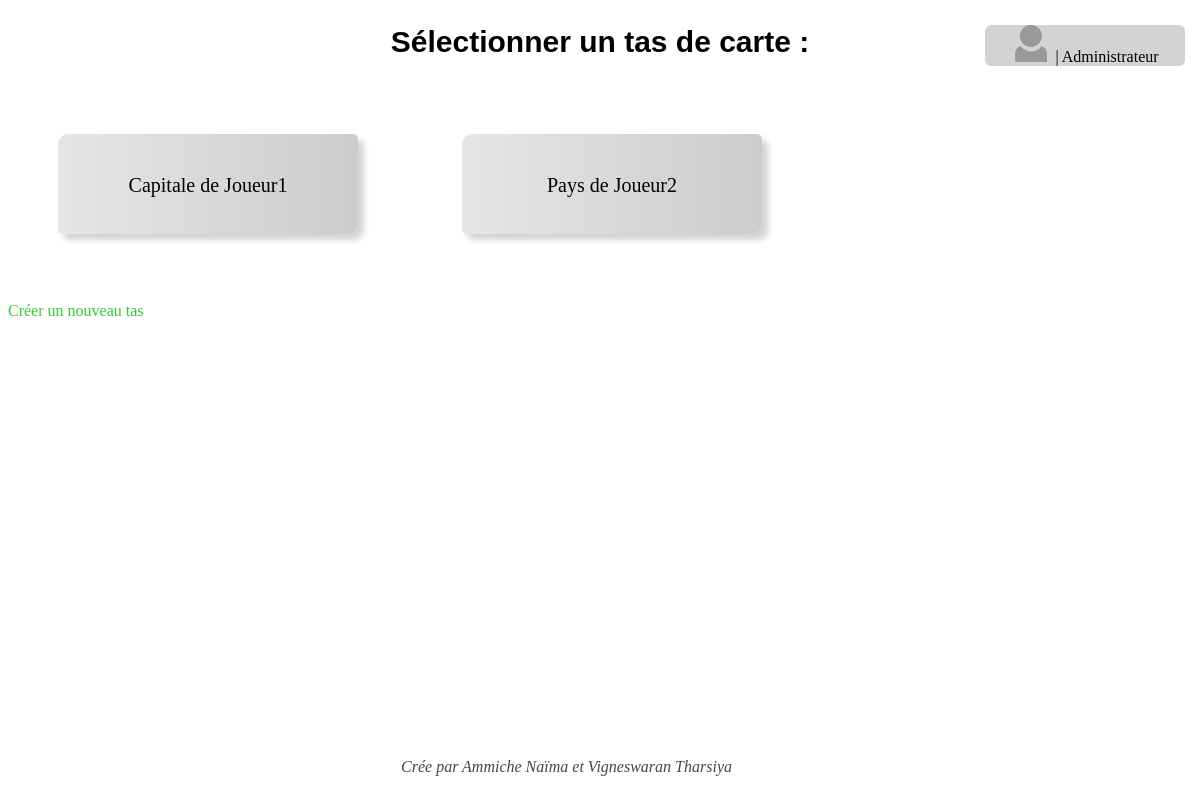
The page /src/php/pageTas.php?id=1&idUnite=1 (signed in) on the database its author committed.
### tables this page shows
CREATE TABLE `users` (
  `id` int(11) NOT NULL,
  `pseudo` varchar(255) NOT NULL,
  `email` text NOT NULL,
  `password` text NOT NULL,
  `photo` varchar(255) NOT NULL
);

CREATE TABLE `deck` (
  `idTas` int(11) NOT NULL,
  `idUnite` int(11) NOT NULL,
  `titre` varchar(255) NOT NULL,
  `createur` text NOT NULL
);

### src/php/pageTas.php (the view, shortened to what this page needs)
<?php
include 'accueil.php';
	$reqtas = $bdd->prepare('SELECT * FROM deck WHERE idUnite = ?');
	$reqtas->execute(array($_GET['idUnite']));
?>
<!DOCTYPE html>
<html>
<head>
	<link rel="stylesheet" href="../css/pageTas.css" />
</head>
<body>
	<h2>Sélectionner un tas de carte :</h2>
	<?php
		while ($affiche = $reqtas->fetch()){
			$reqidt = $bdd->prepare("SELECT * FROM deck WHERE titre = ? AND idUnite = ?");
			$reqidt->execute(array($affiche['titre'],$_GET['idUnite']));
			$val = $reqidt->fetch();
	?>
	<div id="cartes">
			<a style="text-decoration:none" href="pageCarte.php?id=<?= $_SESSION['id']; ?>&idUnite=<?= $_GET['idUnite']; ?>&idTas=<?= $val['idTas'];?>"> <?= $val['titre'] ?> de <?= $val['createur']?></a>
		</div>
	<?php  }
	?>
	<br><br>
	<div id="newtas">
		<a style="text-decoration:none" href="tas.php?id=<?= $_SESSION['id']; ?>&idUnite=<?= $_GET['idUnite']; ?>">Créer un nouveau tas </a>
	</div>
</body>
</html>

### src/php/accueil.php (shortened to what this page needs)
<?php
require_once('database.php');
$photo= $bdd->prepare("SELECT * FROM users WHERE id= ?");
$photo->execute(array($_SESSION['id']));
$AffichePhoto = $photo->fetch();
$admin= $bdd->prepare("SELECT * FROM users WHERE pseudo= ?");
$admin->execute(array($AffichePhoto['pseudo']));
?>
<!DOCTYPE html>
<html>
<head>
	<link rel="stylesheet" type="text/css" href="../css/accueil.css">
</head>
<body>
	<nav>
	<ul  class="niveau1" >
		<li>
			<span>
			<img src="membres/photoProfil/<?= $AffichePhoto['photo'] ?>" width="40"/>
			</span>
			| <?= $AffichePhoto['pseudo'] ?>
			<ul>
				<li><a href="pageUnite.php?id=<?= $_SESSION['id'] ?>">Jouer</li>
			</ul>
		</li>
	</ul>
	</nav>
	<footer>Crée par Ammiche Naïma et Vigneswaran Tharsiya</footer>
</body>
</html>

### src/css/accueil.css (style rules this page uses)
footer { position: fixed; bottom: 3%; right: 39%; color: #424A3F; font-style: italic; font-size: 16px; }
nav ul { position: absolute; right: 15px; }
.niveau1, .niveau1 ul { padding:0; margin:0; list-style:none; text-align: center; width: 200px; }
.niveau1 li { background-color: lightgrey; border-radius: 6px; margin-bottom:2px; }
.niveau1 a { display:block; text-decoration: none; color: black; padding: 8px 0; font-size:1.2em }
.niveau1 ul { padding:0; margin:0; list-style:none; text-align: center; }
.niveau1 li li { max-height:0; overflow: hidden; transition: all .5s; border-radius:0; background: lightgrey; box-shadow: none; border:none; margin:0 }
.niveau1 ul li a, .niveau1 li:hover li a { font-size:1em }

### src/css/pageTas.css (style rules this page uses)
body { background-color: white; }
h2 { color: black; text-align: center; font-size: 30px; font-family: "Comic Sans MS", cursive, sans-serif; }
#cartes { display: inline-block; text-decoration-color: black; font-size: 20px; text-align: center; background: linear-gradient(to right, #e6e6e6, #cccccc); box-shadow: 6px 6px 6px lightgrey; border-radius: 10px 5px 10px 5px; padding: 40px; width: 300px; height: 100px; box-sizing: border-box; border: 1px; margin: 50px; }
#cartes a:link { color: black; }
#newtas a:link, a:visited { color: #33cc33; }

### rows shown on the page
users: photo (placeholder picture), pseudo "Administrateur"
deck: titre "Capitale", createur "Joueur1"
deck: titre "Pays", createur "Joueur2"
